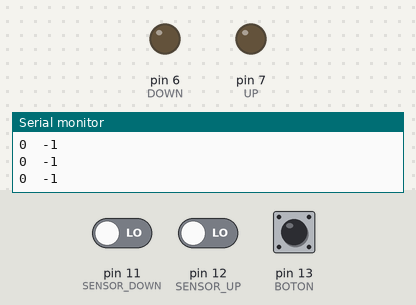
Bench run of a sketch on a simulated Arduino Uno, built with avr-gcc and run on an emulated ATmega328P. On the bench: output pins drawn as LEDs (lit = HIGH), the last lines printed to the serial monitor. The test bench sets the inputs (shaded band); at power-on: pin 13 (BOTON) LOW, pin 11 (SENSOR_DOWN) LOW, pin 12 (SENSOR_UP) LOW.

Above: at 1.2 s.
1.3 s: pin 13 (BOTON) pulled HIGH for 0.15 s
At 2.3 s:
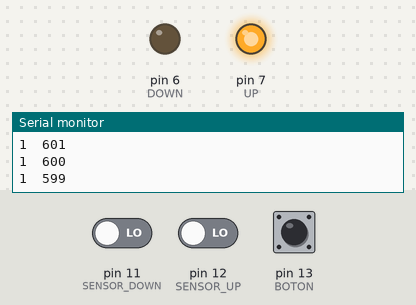
4.4 s: pin 13 (BOTON) pulled HIGH for 1 s
At 5.7 s:
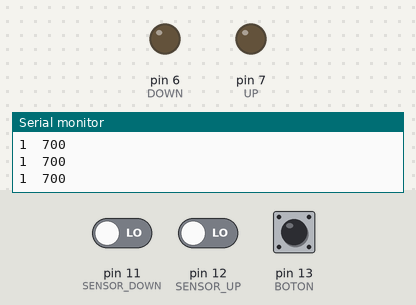
6.9 s: pin 13 (BOTON) pulled HIGH for 3.2 s
At 10.4 s:
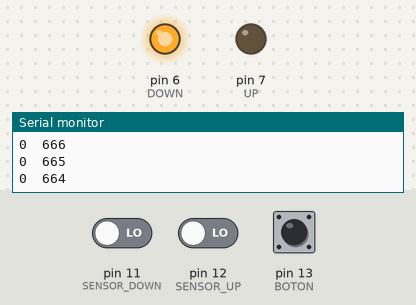
11.6 s: pin 11 (SENSOR_DOWN) driven HIGH
At 12.8 s:
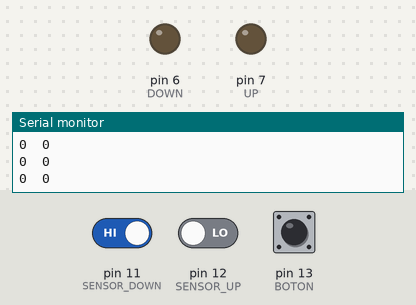
Timing chart, 0 to 14.1 s (numbered marks = the images above; inputs shaded):
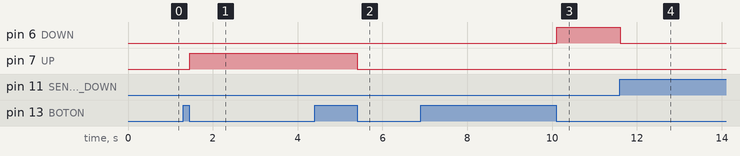

The sketch:

Code_Xanela-Carro-II.ino
```cpp
/**************************************************************

O funcionamento actual da montaxe será como se indica a seguir:

 - Ó premer unha vez, actívase o motor (relé)
   que corresponde co estado actual do sistema.
 - O motor permanece activo até que o fin de carreira
   correspondente detecta a chegada do vidro,
   momento no queo motor para,
 - En calquera momento intermedio, o pulsador da xanela
   pode parar o vidro (unha pulsación)
   ou invertir o movemento (seguinte pulsación).

***************************************************************/

#define UP 7
#define DOWN 6
#define BOTON 13
#define SENSOR_UP 12
#define SENSOR_DOWN 11

bool pulsa = 0;
int contador = -1;

bool estado = 0;                 /* Por defecto,
				    a xanela está abaixo*/
bool stop = true;                // Por defecto o motor está parado


/*************************************************************/

void setup()

{
  pinMode(BOTON, INPUT);         // Pulsador 1 no pin 13

  pinMode(UP, OUTPUT);           // Subir vidro
  pinMode(DOWN, OUTPUT);         // Baixar vidro
  pinMode(SENSOR_UP, INPUT);     // Sensor de fin de carreira superior
  pinMode(SENSOR_DOWN, INPUT);   // Sensor de fin de carreira inferior

  Serial.begin(9600);	         // Para ver o Monitor Serie
}

void loop(){

/*********** Comprobamos o PULSADOR. ************/

  pulsa = digitalRead(BOTON);    // Miro se o botón está pulsado.

  if ( pulsa == true ){          // Se o botón se pulsa...
    stop = !stop;                // Alternamos estado de parado

   while(digitalRead(BOTON)){
      delay(20);                 /* Aseguro unha única lectura.
      				    Por eso lle poño unha espera de 20ms
				    entre lecturas de pulsación.*/
   }

    if (!stop)
    estado = !estado;            // Alternamos estado do pulsador
    contador = 700;              // Tempo que dura subindo ou baixando o vidro.
   }

/*********** Cancelamos a Marcha dos Motores. ************/


  if (stop == true || contador <= 0){

                                 /* Tanto Stop como o contador
                                    paran ámbolos dous motores */


    digitalWrite(UP, LOW);       // Para de subir.
    digitalWrite(DOWN, LOW);     // Para de baixar.
   }


/*********** Comprobamos os SENSORES. ************/

  if (estado == true) {          // Se está subindo...

  	if (digitalRead(SENSOR_UP) == HIGH || contador == 0 ) {

                                 /* Tanto o "sensor Up" como
                                    o contador
                                    paran ámbolos dous motores */

   	    digitalWrite(UP, LOW);   // Para de subir.
        contador = 0;            // Cancelamos contador.
        stop = true;             // Pasamos a estar en STOP.

  } else if (!stop) {            // Pero se non está en STOP...

        digitalWrite(UP, HIGH);  // Mantente subindo
        digitalWrite(DOWN, LOW); // E confirmo que non baixa.

        contador-= 1;            // O contador desconta 1 segundo.
    }
  }

  if (estado == false) {         // Se está baixando...

	 if (digitalRead(SENSOR_DOWN) == HIGH  || contador == 0) {

                                 /* Tanto o "sensor Up" como
                                    o contador
                                    paran ámbolos dous motores */

      digitalWrite(DOWN, LOW);   // Para de baixar.
      contador = 0;              // Cancelamos contador.
      stop = true;               // Pasamos a estar en STOP.

   } else if (!stop) {           // Pero se non está en STOP...

      digitalWrite(DOWN, HIGH);  // Mantén baixando
      digitalWrite(UP, LOW);     // E confirmo que non sube.

      contador-= 1;              // O contador desconta 1 segundo.

   }
  }
/***************  Monitor Serie  ***************/

  Serial.print(estado); Serial.print("  "); Serial.println(contador);
}
```

Measured:
- after the input at 1.3 s, pin 7 (UP): LOW → HIGH after 0.16 s
- after the input at 4.4 s, pin 7 (UP): HIGH → LOW after 1.0 s
- after the input at 6.9 s, pin 6 (DOWN): LOW → HIGH after 3.2 s
- after the input at 11.6 s, pin 6 (DOWN): HIGH → LOW at once
